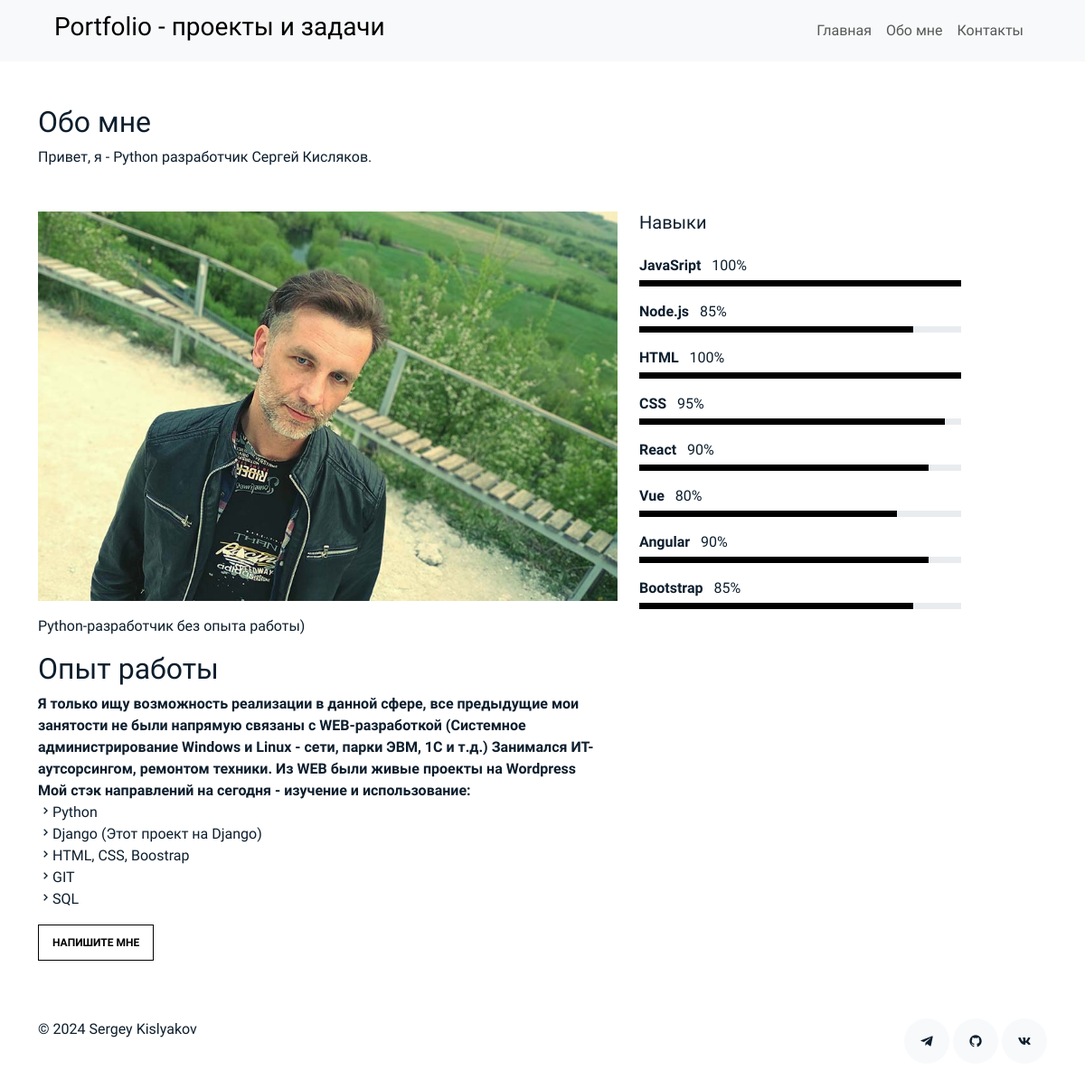
Page /about/ on the earlier database version.
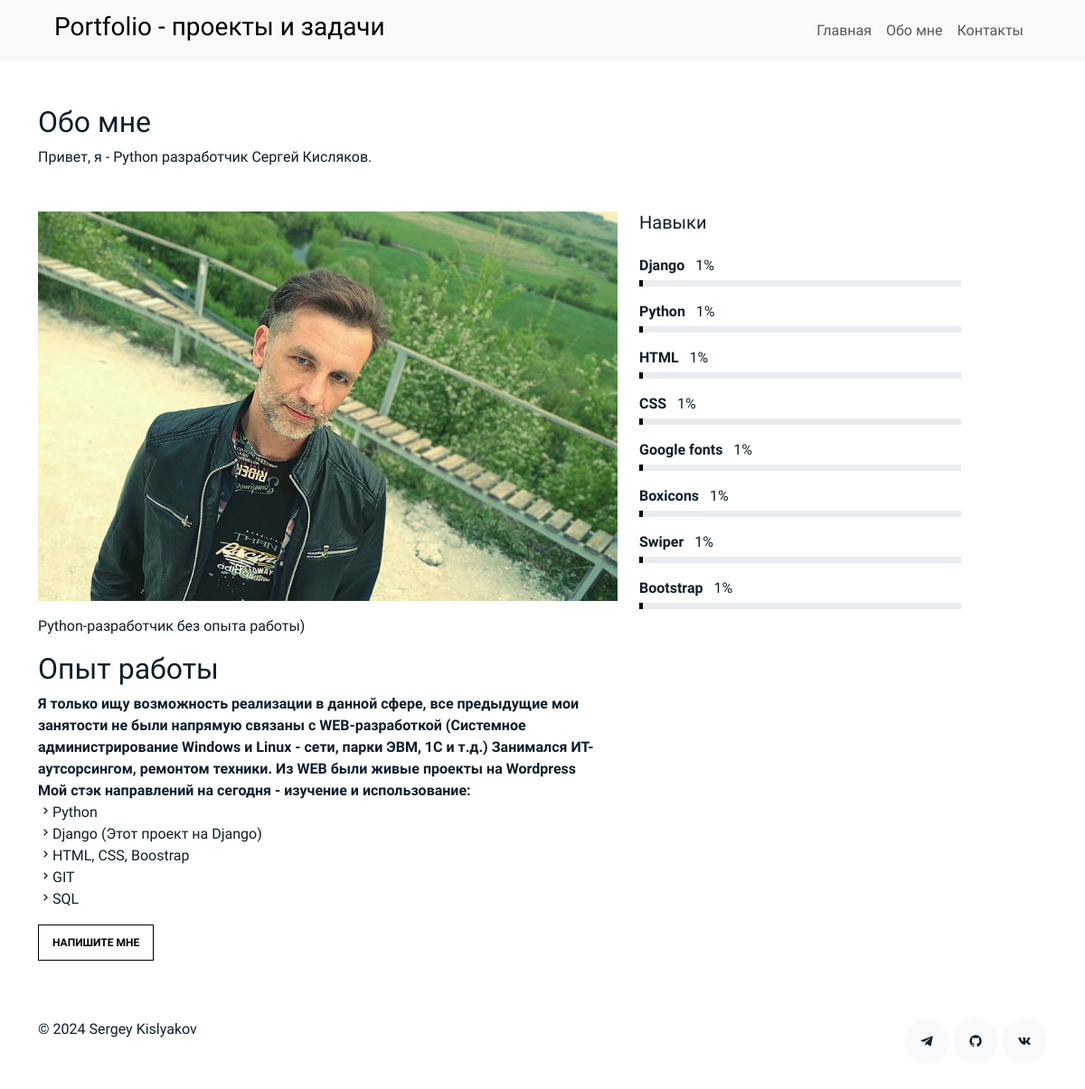
Same page on the later database version.
### portfolio/models.py (models this page shows, shortened)
class Skill(models.Model):
    name = models.CharField(max_length=30)
    level = models.CharField(max_length=3)
    class Meta:
        ordering = ['id']
        verbose_name = 'Навык'
        verbose_name_plural = 'Навыки'

### portfolio/views.py (the view)
# urls.py: path('about/', about, name='about'),
def about(request):
    author = Author.objects.get()
    return render(request, "about.html", {'author': author})

### templates/about.html (shortened to what this page needs)
{% extends 'base.html' %}
{% block content %}
<section class="section pb-5">
    <div class="container">
        <div class="row mb-5 align-items-end">
            <div class="col-md-6" data-aos="fade-up">
                <h2>Обо мне</h2>
                <p class="mb-0">Привет, я - Python разработчик {{ author.name }}  {{ author.lastname }}.</p>
            </div>
        </div>
        <div class="row">
            <div class="col-md-4 ml-auto order-2" data-aos="fade-up">
                <h3 class="h3 mb-4">Навыки</h3>
                <ul class="list-unstyled">
                {% for skill in author.skills.all %}
                    <li class="mb-3">
                        <div class="d-flex mb-1">
                             <strong>{{ skill.name }}</strong>&nbsp;&nbsp;&nbsp;
                             <span class="ml-auto">{{ skill.level }}%</span>
                        </div>
                        <div class="progress custom-progress">
                            <div class="progress-bar" role="progressbar" style="width: {{ skill.level }}%" aria-valuenow="{{ skill.level }}" aria-valuemin="0" aria-valuemax="100"></div>
                        </div>
                    </li>
                {% endfor %}
                </ul>
            </div>
            <div class="col-md-7 mb-md-0" data-aos="fade-up">
                <p><img src="{{ author.image.url }}" alt="" class="img-fluid"></p>
                <p>{{ author.about|safe }}</p>
                <p><a href="{% url 'contact' %}" class="readmore">Напишите мне</a> </p>
            </div>
        </div>
    </div>
</section>
{% endblock content %}

Differences in the rows shown:
changed Skill: name "JavaSript" → "Django"; level "100" → "1"
changed Skill: name "Node.js" → "Python"; level "85" → "1"
changed Skill "HTML": level "100" → "1"
changed Skill "CSS": level "95" → "1"
changed Skill: name "React" → "Google fonts"; level "90" → "1"
changed Skill: name "Vue" → "Boxicons"; level "80" → "1"
changed Skill: name "Angular" → "Swiper"; level "90" → "1"
changed Skill "Bootstrap": level "85" → "1"
